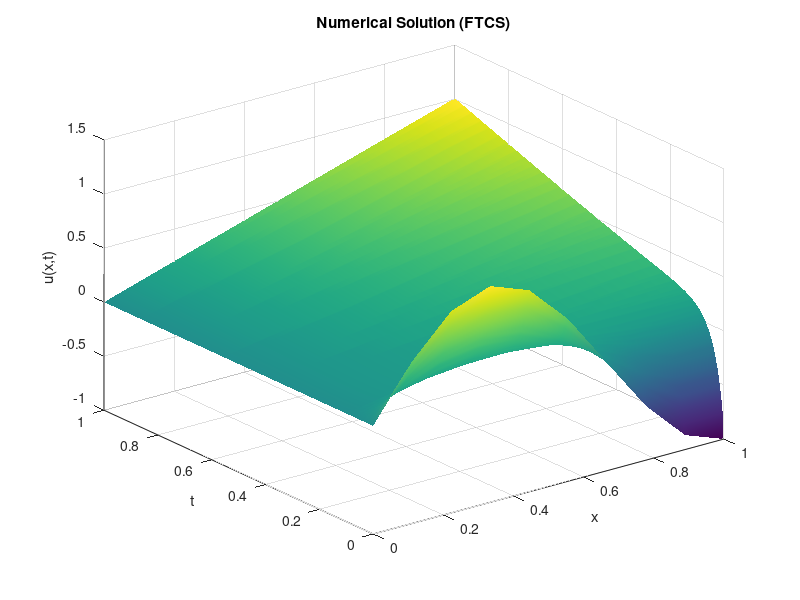
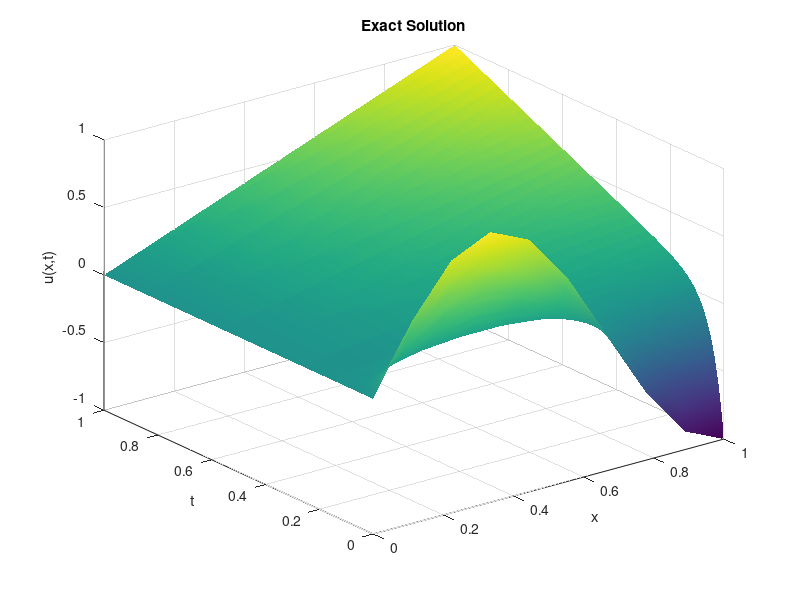

These charts were generated, in order, by the following MATLAB code:
%====================================================================
% Title  : Solving Heat Equation with Source Term Using FTCS Scheme
%
% Problem:
%   Solve the PDE: u_t = u_xx + x on the domain x ∈ [0, 1], t ∈ [0, 1]
%   with initial condition: u(x, 0) = sin(3πx/2)
%   and boundary condition derived from exact solution.
%
% Numerical Method:
%   Forward Time Centered Space (FTCS) scheme
%
% Exact Solution:
%   u(x,t) = x*t + exp(-(3π/2)^2 * t) * sin(3πx/2)
%====================================================================

% Grid parameters
M = 10;        % Number of spatial points
N = 200;       % Number of time points
L = 1;         % Length of spatial domain
T = 1;         % End time

h = L / (M - 1);
tau = T / (N - 1);
r = tau / h^2;

x = 0:h:L;
t = 0:tau:T;

% Stability check
if r > 0.5
    disp('Stability condition violated: r > 0.5');
end

% Initialize solution matrix
u = zeros(N, M);
u(1, :) = sin(3 * pi * x / 2);   % Initial condition

% Time-stepping using FTCS
for n = 1:N-1
    for m = 2:M-1
        u(n+1, m) = (1 - 2*r) * u(n, m) + ...
                    r * (u(n, m-1) + u(n, m+1)) + ...
                    tau * x(m);  % Source term
    end
    % Right boundary condition (derived from exact)
    u(n+1, M) = t(n+1) * h + u(n+1, M-1);
end

% Visualization of numerical solution
[X, T_grid] = meshgrid(x, t);
figure;
surf(X, T_grid, u);
title('Numerical Solution (FTCS)');
xlabel('x');
ylabel('t');
zlabel('u(x,t)');
shading interp;

% Exact solution
u_exact = X .* T_grid + exp(-(3*pi/2)^2 .* T_grid) .* sin(3*pi*X/2);

% Visualization of exact solution
figure;
surf(X, T_grid, u_exact);
title('Exact Solution');
xlabel('x');
ylabel('t');
zlabel('u(x,t)');
shading interp;
